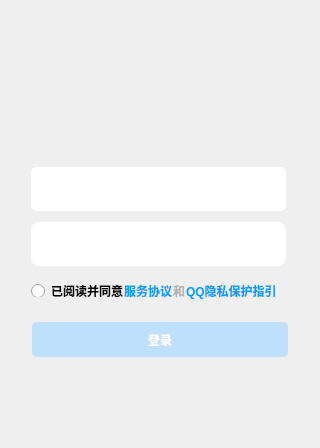
<?xml version="1.0" encoding="UTF-8"?>
<ui version="4.0">
 <class>loginWidget</class>
 <widget class="QWidget" name="loginWidget">
  <property name="enabled">
   <bool>true</bool>
  </property>
  <property name="geometry">
   <rect>
    <x>0</x>
    <y>0</y>
    <width>320</width>
    <height>448</height>
   </rect>
  </property>
  <property name="minimumSize">
   <size>
    <width>320</width>
    <height>448</height>
   </size>
  </property>
  <property name="maximumSize">
   <size>
    <width>320</width>
    <height>448</height>
   </size>
  </property>
  <property name="font">
   <font>
    <bold>true</bold>
   </font>
  </property>
  <property name="windowTitle">
   <string>loginWidget</string>
  </property>
  <property name="styleSheet">
   <string notr="true">#loginWidget{
border-image: url(:/backGround/src/loginWindow/assets/static/login_background.png);
}
</string>
  </property>
  <widget class="QLineEdit" name="passwordLineEdit">
   <property name="geometry">
    <rect>
     <x>31</x>
     <y>222</y>
     <width>255</width>
     <height>44</height>
    </rect>
   </property>
   <property name="minimumSize">
    <size>
     <width>255</width>
     <height>44</height>
    </size>
   </property>
   <property name="maximumSize">
    <size>
     <width>255</width>
     <height>44</height>
    </size>
   </property>
   <property name="font">
    <font>
     <family>微软雅黑</family>
     <pointsize>11</pointsize>
     <italic>false</italic>
     <bold>false</bold>
    </font>
   </property>
   <property name="styleSheet">
    <string notr="true">QLineEdit{
border-radius:8px;
border-with:0;
border-style:outset;
font: 400 11pt &quot;微软雅黑&quot;;
color: rgb(138, 138, 138);
}</string>
   </property>
   <property name="text">
    <string/>
   </property>
  </widget>
  <widget class="QPushButton" name="pushButton">
   <property name="geometry">
    <rect>
     <x>32</x>
     <y>322</y>
     <width>256</width>
     <height>35</height>
    </rect>
   </property>
   <property name="minimumSize">
    <size>
     <width>256</width>
     <height>35</height>
    </size>
   </property>
   <property name="maximumSize">
    <size>
     <width>246</width>
     <height>35</height>
    </size>
   </property>
   <property name="font">
    <font>
     <bold>true</bold>
    </font>
   </property>
   <property name="styleSheet">
    <string notr="true">QPushButton{
border-radius:5px;
background-color: rgb(191, 224, 250);
border-with:0;
color: rgb(255, 255, 255);
border-style:outset
}</string>
   </property>
   <property name="text">
    <string>登录</string>
   </property>
  </widget>
  <widget class="QComboBox" name="IDComboBox">
   <property name="geometry">
    <rect>
     <x>31</x>
     <y>167</y>
     <width>255</width>
     <height>44</height>
    </rect>
   </property>
   <property name="minimumSize">
    <size>
     <width>255</width>
     <height>44</height>
    </size>
   </property>
   <property name="maximumSize">
    <size>
     <width>255</width>
     <height>44</height>
    </size>
   </property>
   <property name="styleSheet">
    <string notr="true">QComboBox{
border-radius:5px;
border-with:0;
font: 400 12pt &quot;微软雅黑&quot;;
color: rgb(138, 138, 138);
}


QComboBox::drop-down{
border-radius:5px;
border-with:0;
image url(:/backGround/src/loginWindow/assets/static/down.png);
}</string>
   </property>
   <property name="editable">
    <bool>true</bool>
   </property>
   <property name="currentText">
    <string/>
   </property>
  </widget>
  <widget class="QLabel" name="pictureLabel">
   <property name="geometry">
    <rect>
     <x>120</x>
     <y>80</y>
     <width>54</width>
     <height>16</height>
    </rect>
   </property>
   <property name="text">
    <string/>
   </property>
  </widget>
  <widget class="QRadioButton" name="radioButton">
   <property name="geometry">
    <rect>
     <x>31</x>
     <y>284</y>
     <width>241</width>
     <height>13</height>
    </rect>
   </property>
   <property name="minimumSize">
    <size>
     <width>241</width>
     <height>13</height>
    </size>
   </property>
   <property name="maximumSize">
    <size>
     <width>241</width>
     <height>13</height>
    </size>
   </property>
   <property name="styleSheet">
    <string notr="true">color: rgb(179, 179, 179);

QRadioButton::disabled{
border-radius: 5;
color:rgb(0,0,0,0);
}</string>
   </property>
   <property name="text">
    <string>已阅读并同意</string>
   </property>
  </widget>
  <widget class="QLabel" name="label">
   <property name="geometry">
    <rect>
     <x>124</x>
     <y>283</y>
     <width>54</width>
     <height>16</height>
    </rect>
   </property>
   <property name="styleSheet">
    <string notr="true">color: rgb(4, 157, 255);</string>
   </property>
   <property name="text">
    <string>服务协议</string>
   </property>
  </widget>
  <widget class="QLabel" name="label_2">
   <property name="geometry">
    <rect>
     <x>173</x>
     <y>283</y>
     <width>16</width>
     <height>16</height>
    </rect>
   </property>
   <property name="styleSheet">
    <string notr="true">color: rgb(179, 179, 179);</string>
   </property>
   <property name="text">
    <string>和</string>
   </property>
  </widget>
  <widget class="QLabel" name="label_3">
   <property name="geometry">
    <rect>
     <x>186</x>
     <y>283</y>
     <width>91</width>
     <height>16</height>
    </rect>
   </property>
   <property name="styleSheet">
    <string notr="true">color: rgb(4, 157, 255);</string>
   </property>
   <property name="text">
    <string>QQ隐私保护指引</string>
   </property>
  </widget>
 </widget>
 <resources>
  <include location="../../qrc.qrc"/>
 </resources>
 <connections/>
</ui>
